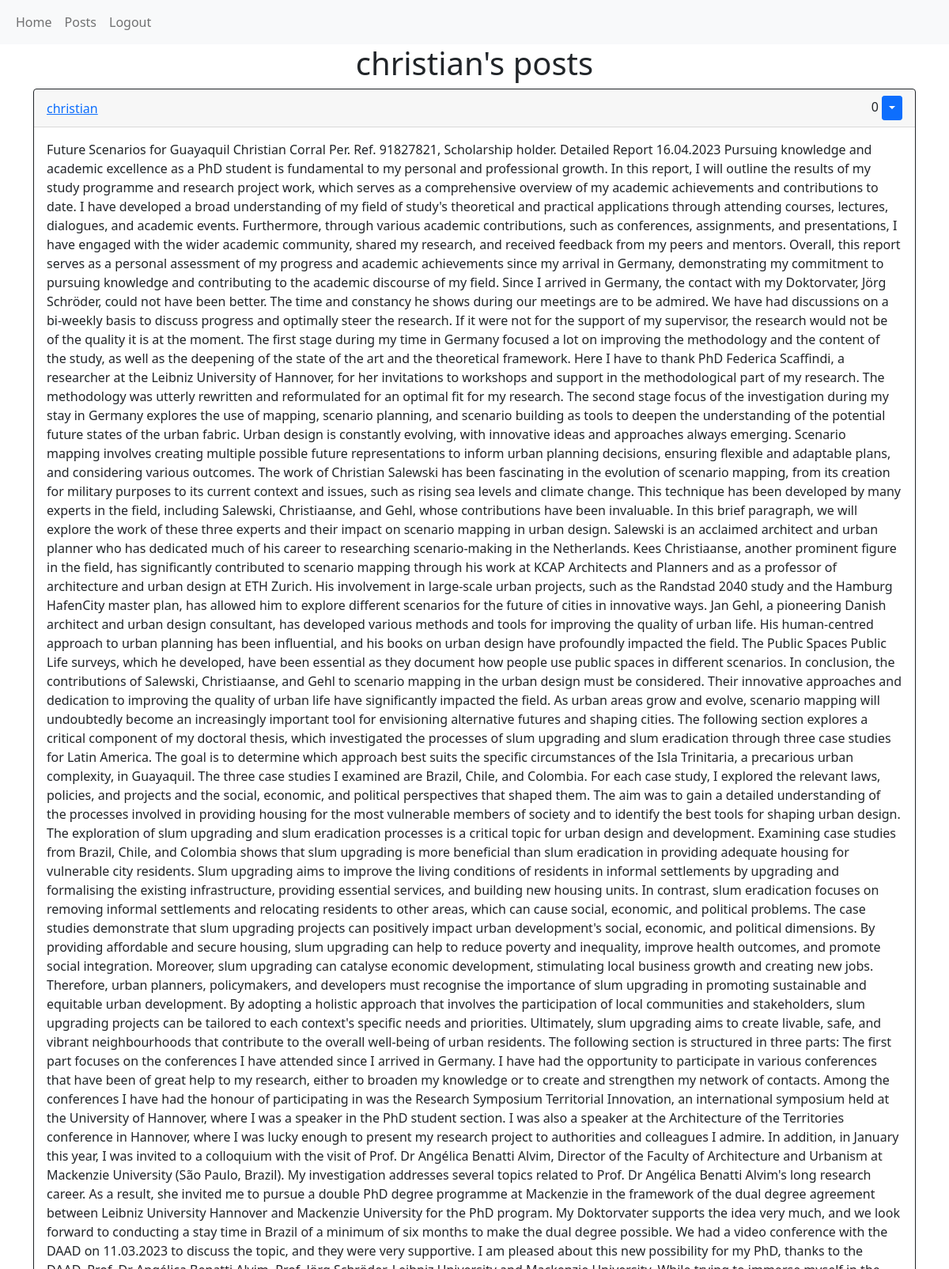
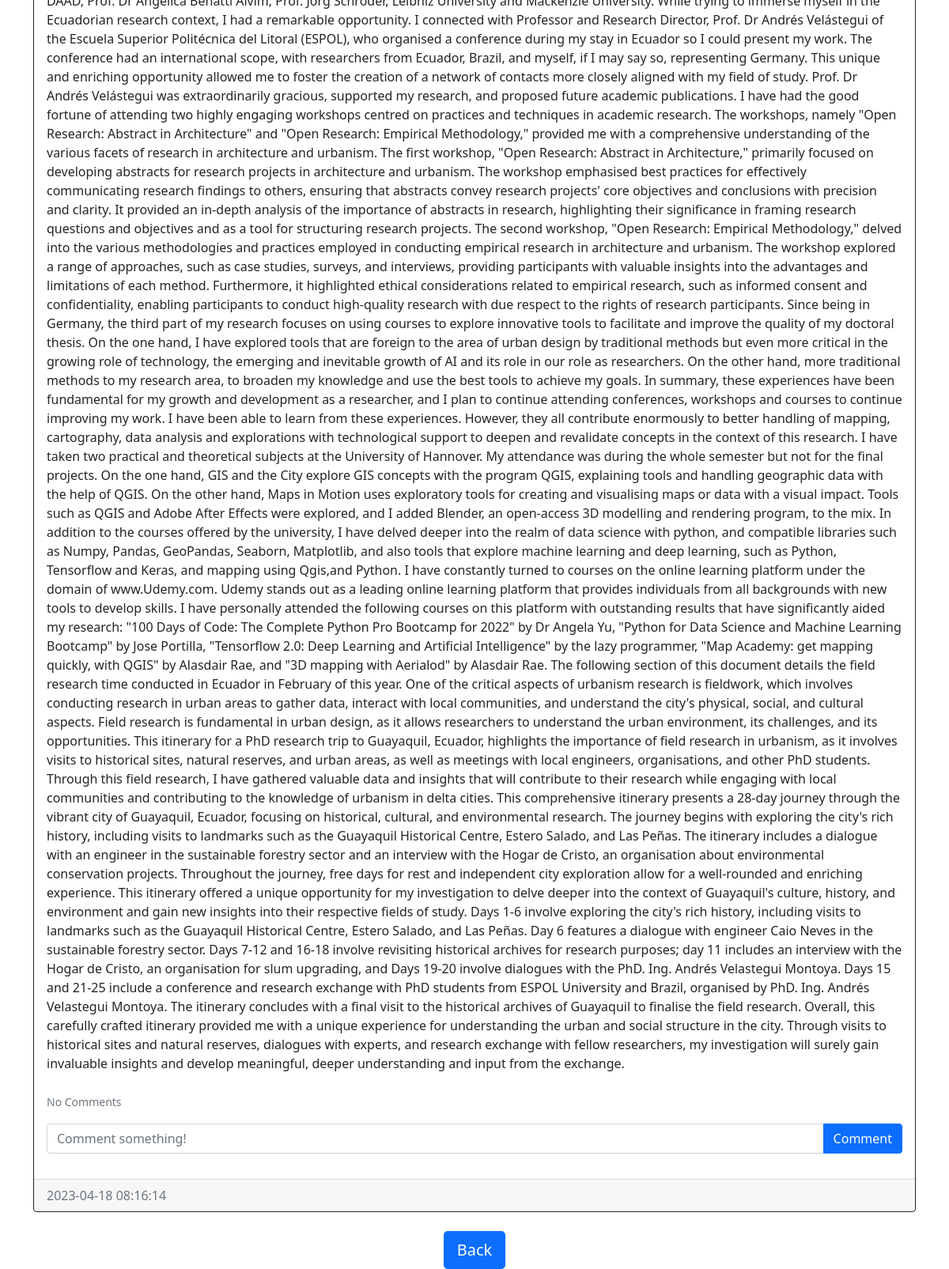
Page /posts/christian (signed in) on the committed database (2 pictures, top to bottom).
### website/models.py (models this page shows)
class Post(db.Model):
    id = db.Column(db.Integer, primary_key=True)
    text = db.Column(db.Text, nullable=False)
    date_created = db.Column(db.DateTime(timezone=True), default=func.now())
    author = db.Column(db.Integer, db.ForeignKey(
        'user.id', ondelete="CASCADE"), nullable=False)
    comments = db.relationship('Comment', backref='post', passive_deletes=True)
    likes = db.relationship('Like', backref='post', passive_deletes=True)

class User(db.Model, UserMixin):
    id = db.Column(db.Integer, primary_key=True)
    email = db.Column(db.String(150), unique=True)
    username = db.Column(db.String(150), unique=True)
    password = db.Column(db.String(150))
    date_created = db.Column(db.DateTime(timezone=True), default=func.now())
    posts = db.relationship('Post', backref='user', passive_deletes=True)
    comments = db.relationship('Comment', backref='user', passive_deletes=True)
    likes = db.relationship('Like', backref='user', passive_deletes=True)

### website/views.py (the view)
@views.route("/posts/<username>")
@login_required
def posts(username):
    user = User.query.filter_by(username=username).first()
    if not user:
        flash('No user with that username exists.', category='error')
        return redirect(url_for('views.home'))
    posts = user.posts
    return render_template("posts.html", user=current_user, posts=posts, username=username)

### website/__init__.py (called while the page is built)
def create_app():
    app = Flask(__name__)
    app.config['SECRET_KEY'] = "helloworld"
    app.config['SQLALCHEMY_DATABASE_URI'] = f'sqlite:///{DB_NAME}'
    db.init_app(app)
    from .views import views
    from .auth import auth
    app.register_blueprint(views, url_prefix="/")
    app.register_blueprint(auth, url_prefix="/")
    from .models import User, Post
    create_database(app)
    login_manager = LoginManager()
    login_manager.login_view = "auth.login"
    login_manager.init_app(app)
    @login_manager.user_loader
    def load_user(id):
        return User.query.get(int(id))
    return app

### website/templates/posts.html (shortened to what this page needs)
{% extends "posts_div.html" %}  {% block header %} {{username}}'s posts {% endblock %} {% block footer %}
    <div align="center">
      <a href="/home"
        ><button type="button" class="btn btn-primary btn-lg">Back</button></a
      >
    </div>
    {% endblock %}

### website/templates/posts_div.html (shortened to what this page needs)
{% extends "base.html" %} {% block title %}Home{% endblock %} {% block content
    %}
    <h1 align="center">{% block header %}Posts{% endblock %}</h1>
    <div id="posts">
      {% for post in posts %}
      <div class="card border-dark">
        <div class="card-header d-flex justify-content-between align-items-center">
          <a href="/posts/{{post.user.username}}">{{post.user.username}}</a>
          <div>
            <span id="likes-count-{{post.id}}">
            {{ post.likes|length }}</span>
             {% if user.id == post.author %}
            <div class="btn-group">
              <button
                type="button"
                class="btn btn-sm btn-primary dropdown-toggle"
                data-bs-toggle="dropdown"
              ></button>
            </div>
            {% endif %}
          </div>
        </div>
        <div class="card-body">
          <div class="card-text">{{post.text}}</div>
          <br />
          <p class="card-text">
            {% if post.comments|length > 0 %}
            <a data-bs-toggle="collapse" href="#comments-{{post.id}}" role="button">
              <small>View {{post.comments|length}} Comments</small>
            </a>
            {% else %}
            <small class="text-muted">No Comments</small>
            {% endif %}
          </p>
          <form
            class="input-group mb-3"
            method="POST"
            action="/create-comment/{{post.id}}"
          >
            <input
              type="text"
              id="text"
              name="text"
              class="form-control"
              placeholder="Comment something!"
            />
            <button type="submit" class="btn btn-primary">Comment</button>
          </form>
        </div>
        <div class="card-footer text-muted">{{post.date_created}}</div>
      </div>
      <br/ > {% endfor %}
    </div>
    {% block footer %}{% endblock %} {% endblock %}

### rows in the picture
Post: user.username "christian", likes|length "0", text "Future Scenarios for Guayaquil Christian Corral Per. Ref. 91827821, Scholarship holder. Detailed Report 16.04.2023 Pursuing knowledge and academic excellence as a PhD student is fundamental to my personal and professional growth. In this report, I will outline the results of my study programme and research project work, which serves as a comprehensive overview of my academic achievements and contributions to date. I have developed a broad understanding of my field of study's theoretical and practical applications through attending courses, lectures, dialogues, and academic events. Furthermore, through various academic contributions, such as conferences, assignments, and presentations, I…", date_created "2023-04-18 08:16:14"

### other values in the picture
{{ username }} "christian"
